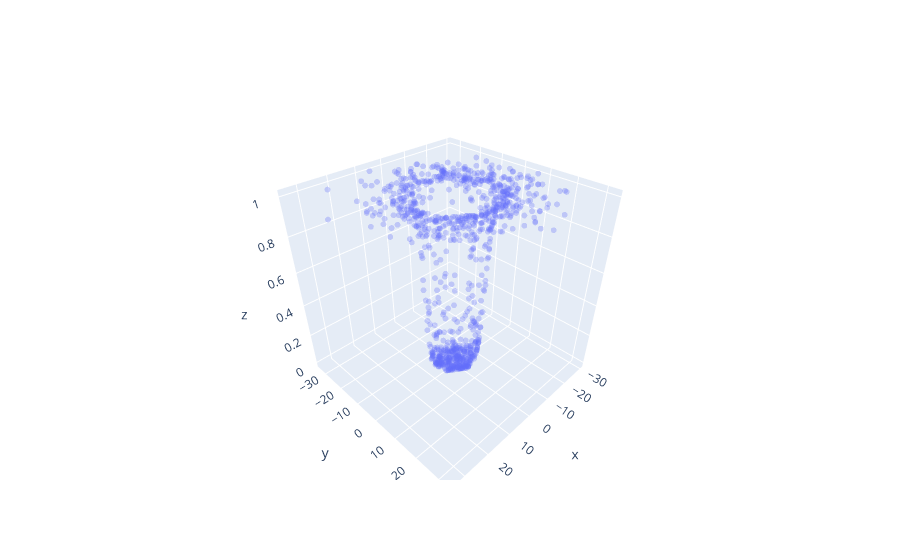

The cell this chart's notebook holds for it:
### Code cell
trace1 = go.Scatter3d(       
    x=df['x'].values,
    y=df['y'].values,
    z=df['p_y'].values,
    mode='markers',
    marker=dict(
        opacity=0.3,
        size=2
    )
)

figure_data = [trace1]

layout = go.Layout(
    title = 'The turtle place',
    scene = dict(
        xaxis = dict(title='clear_value'),
        yaxis = dict(title='blur_clear'),
        zaxis = dict(title='after_crop'),
    ),
    margin=dict(
        l=0,
        r=0,
        b=0,
        t=0
    )
)

plt.figure(figsize=(30,30))
fig = go.Figure(data=figure_data)
py.iplot(fig, filename='simple-3d-scatter')

### Figure 1 — Plotly figure (JSON) as saved in the notebook; plotly's stock layout.template omitted (floating-point values rounded to 4 significant figures; data arrays with more than 128 entries replaced by an {"elided": "..."} marker saying what was removed)
{"data": [{"marker": {"opacity": 0.3, "size": 2}, "mode": "markers", "type": "scatter3d", "x": {"elided": "1000 float values"}, "y": {"elided": "1000 float values"}, "z": {"elided": "1000 float values"}}], "layout": {}}
